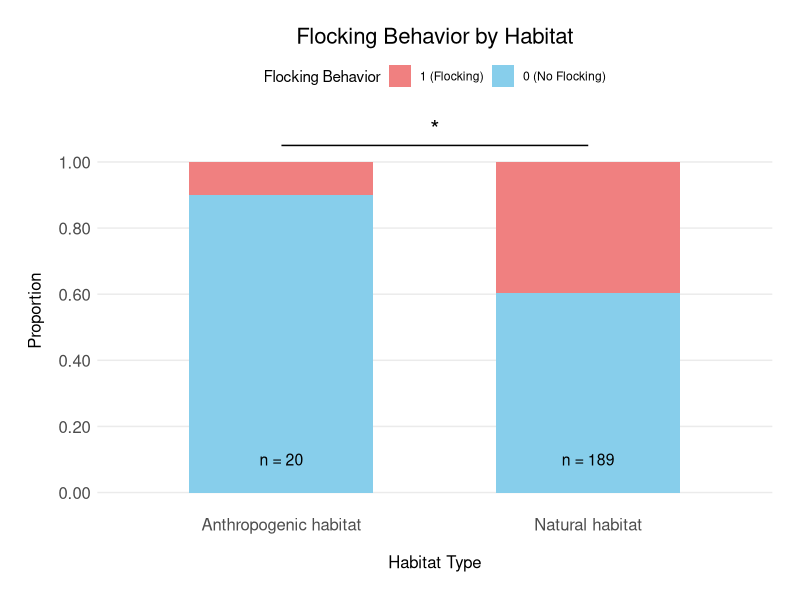
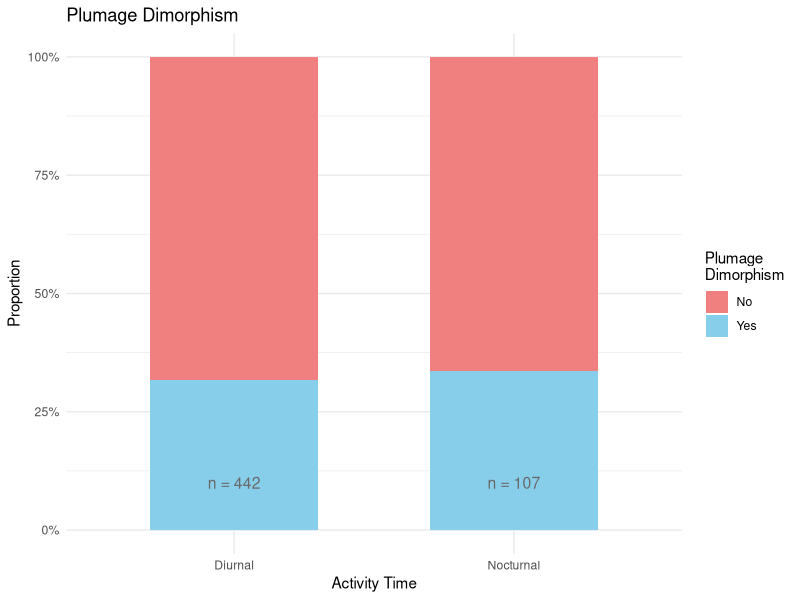

Reproduce these figures in R, in order.
## ---- chunk 1
library (dplyr)
library (ggplot2)
library (tidyr)
## ---- chunk 2
bird_2 <- read.table ("dwca-trait_454-v1.68/measurementorfacts.txt", header = TRUE, sep = "\t", fill = TRUE)

bird_3 <-  read.table ("dwca-trait_454-v1.68/taxon.txt", header = TRUE, sep = "\t", quote = "", fill = TRUE)
## ---- chunk 3
co_flocks_nbd <- bird_2 %>% 
  filter (measurementType %in% c("Flocks_ConspecificsNonBreedingSeason"))
## ---- chunk 4
nt_nbs <- bird_2 %>% 
  filter (measurementType == "Territoriality_NonBreedingSeason" & measurementValue == 0)
## ---- chunk 5
human_habitat <- bird_2 %>% 
  filter (measurementType %in% 
            c("Habitat_DrylandFarming",
              "Habitat_UrbanParks",
              "Habitat_UrbanRuralArea",
              "Habitat_AquaculturePonds",
              "Habitat_SaltExploitationSites",
              "Habitat_PaddyField") & 
            measurementValue == 1) %>% 
  mutate (habitat = "Anthropogenic habitat")

nonhuman_habitat <- bird_2 %>% 
  filter (grepl ("Habitat", measurementType) 
          & !(measurementType %in% c("Habitat_DrylandFarming",
                                     "Habitat_UrbanParks",                                 
                                     "Habitat_UrbanRuralArea", 
                                     "Habitat_AquaculturePonds", 
                                     "Habitat_SaltExploitationSites",
                                     "Habitat_PaddyField")) & 
            measurementValue == 1) %>% 
  mutate (habitat = "Natural habitat")
## ---- chunk 6
maj_habitat <- 
  rbind (nonhuman_habitat, human_habitat) %>% 
  group_by (id, habitat) %>%
  tally () %>% 
  group_by (id) %>%
  filter (n == max (n) & n != min(n)) %>%
  select (id, majority_habitat = habitat)
## ---- chunk 7
co_flock_habitat <- co_flocks_nbd %>%
  inner_join (maj_habitat, by = "id") %>% 
  inner_join(bird_3, by = "id") %>% 
  filter (id %in% nt_nbs$id)
## ---- chunk 8
chisq.test (co_flock_habitat$measurementValue, co_flock_habitat$majority_habitat)
## ---- chunk 9
fisher.test (co_flock_habitat$measurementValue, co_flock_habitat$majority_habitat)
## ---- chunk 10
bird_glm <- glm (measurementValue ~ majority_habitat,
                 data = co_flock_habitat, 
                 family = binomial)
summary (bird_glm)
## ---- chunk 11
stacked_data <- co_flock_habitat %>%
  group_by (majority_habitat, measurementValue) %>%
  summarise (count = n ()) %>%
  ungroup ()
## ---- chunk 12
stacked_data <- stacked_data %>%
  group_by (majority_habitat) %>%
  mutate (percentage = count / sum (count))
## ---- chunk 13
ggplot(stacked_data, aes(x = majority_habitat, y = percentage, fill = as.factor (measurementValue))) +
  geom_bar(stat = "identity", position = "stack", width = 0.6) +
  scale_fill_manual(values = c("1" = "skyblue", "0" = "lightcoral"),
                    labels = c("1 (Flocking)", "0 (No Flocking)"),
                    name = "Flocking Behavior") +
  labs(title = "Flocking Behavior by Habitat",
       x = "Habitat Type",
       y = "Proportion") +
  scale_y_continuous (limits = c(0, 1.1), breaks = seq (0, 1, 0.2), labels = c("0.00", "0.20", "0.40", "0.60", "0.80", "1.00")) +
  theme_minimal() +
  theme (legend.position = "top",
         panel.grid.minor.y = element_blank (),
         panel.grid.major.x = element_blank (),
         plot.title = element_text (hjust = 0.5, size = 16),
         plot.margin = margin (20, 20, 20, 20),
         axis.title.x = element_text (margin = margin(t = 15), size = 12),
         axis.title.y = element_text (margin = margin(r = 10), size = 12),
         axis.text.x = element_text (size = 12),
         axis.text.y = element_text (size = 12)) +
  annotate ("text", x = 1.5, y = 1.1, label = "*", size = 6, color = "black") +
  annotate ("segment", x = 1, xend = 2, y = 1.05, yend = 1.05, color = "black", linewidth = 0.5) +
  annotate ("text", x = 2, y = 0.1, label = "n = 189", size = 4, color = "black") +
  annotate ("text", x = 1, y = 0.1, label = "n = 20", size = 4, color = "black")
## ---- chunk 14


Dimorphism_ActivityTime <- subset(bird_2, grepl("Dimorphism|ActivityTime", measurementType))
# grepl 的使用在這裡是因為需要進行 部分文字匹配，而不是直接篩選一個完整的值。

Dimorphism_ActivityTime_1 <- Dimorphism_ActivityTime %>% separate(col = "measurementType", 
                              sep = "_", 
                              into = c("measurement", "Type"))

Dimorphism <- Dimorphism_ActivityTime_1 %>% filter(measurement=="Dimorphism" & Type=="Plumage") 
Dimorphism_1 <- Dimorphism %>% select(-measurement, -Type) %>% rename("Plumage"=measurementValue)

ActivityTime <- Dimorphism_ActivityTime_1 %>% filter(measurement=="ActivityTime" & measurementValue==1)
ActivityTime_1 <- ActivityTime %>% select(id, Type)

bird_dim_act <- merge(Dimorphism_1, ActivityTime_1, by = "id")
## ---- chunk 15

chisq.test (bird_dim_act$Type, bird_dim_act$Plumage) # p-value = 0.7822
## ---- chunk 16
fisher.test (bird_dim_act$Type, bird_dim_act$Plumage) # p-value = 0.7295

logistic <- glm(Plumage~Type, data = bird_dim_act, family = binomial)
summary(logistic)

data_summary <- bird_dim_act %>%
  group_by(Type) %>%
  summarise(Count = n(), Plumage_Proportion = mean(Plumage == 1))
# Diurnal = 0.3167421, Nocturnal = 0.3364486

ggplot(bird_dim_act, aes(x = Type, fill = as.factor(Plumage))) +
  geom_bar(position = "fill", width = 0.6) +
  labs(
    title = "Plumage Dimorphism",
    x = "Activity Time",
    y = "Proportion",
    fill = "Plumage\nDimorphism"
  ) +
  scale_fill_manual(values = c("1" = "skyblue", "0" = "lightcoral"),labels = c("0" = "No", "1" = "Yes"))+ 
  scale_y_continuous(labels = scales::percent_format()) +
  theme_minimal()+
  annotate ("text", x = 2, y = 0.1, label = "n = 107", size = 4, color = "dimgray") +
  annotate ("text", x = 1, y = 0.1, label = "n = 442", size = 4, color = "dimgray")
